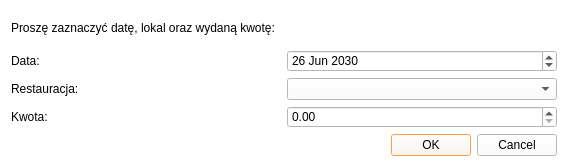
<?xml version="1.0" encoding="UTF-8"?>
<ui version="4.0">
 <class>DialogFreeTime</class>
 <widget class="QDialog" name="DialogFreeTime">
  <property name="geometry">
   <rect>
    <x>0</x>
    <y>0</y>
    <width>568</width>
    <height>167</height>
   </rect>
  </property>
  <property name="windowTitle">
   <string>Dialog</string>
  </property>
  <property name="styleSheet">
   <string notr="true">background-color: rgb(255, 255, 255);
selection-background-color: rgb(245, 121, 0);</string>
  </property>
  <layout class="QVBoxLayout" name="verticalLayout">
   <item>
    <widget class="QLabel" name="label">
     <property name="text">
      <string>Proszę zaznaczyć datę, lokal oraz wydaną kwotę: </string>
     </property>
    </widget>
   </item>
   <item>
    <layout class="QHBoxLayout" name="horizontalLayout_2">
     <item>
      <widget class="QLabel" name="label_2">
       <property name="text">
        <string>Data: </string>
       </property>
      </widget>
     </item>
     <item>
      <widget class="QDateEdit" name="dateEdit">
       <property name="date">
        <date>
         <year>2030</year>
         <month>6</month>
         <day>26</day>
        </date>
       </property>
      </widget>
     </item>
    </layout>
   </item>
   <item>
    <layout class="QHBoxLayout" name="horizontalLayout_3">
     <item>
      <widget class="QLabel" name="label_3">
       <property name="text">
        <string>Restauracja:</string>
       </property>
      </widget>
     </item>
     <item>
      <widget class="QComboBox" name="comboBox">
       <property name="styleSheet">
        <string notr="true"/>
       </property>
      </widget>
     </item>
    </layout>
   </item>
   <item>
    <layout class="QHBoxLayout" name="horizontalLayout">
     <item>
      <widget class="QLabel" name="label_4">
       <property name="text">
        <string>Kwota: </string>
       </property>
      </widget>
     </item>
     <item>
      <widget class="QDoubleSpinBox" name="doubleSpinBox">
       <property name="maximum">
        <double>99999999999999991611392.000000000000000</double>
       </property>
      </widget>
     </item>
    </layout>
   </item>
   <item>
    <layout class="QHBoxLayout" name="horizontalLayout_4">
     <item>
      <spacer name="horizontalSpacer">
       <property name="orientation">
        <enum>Qt::Horizontal</enum>
       </property>
       <property name="sizeHint" stdset="0">
        <size>
         <width>348</width>
         <height>20</height>
        </size>
       </property>
      </spacer>
     </item>
     <item>
      <widget class="QDialogButtonBox" name="buttonBox">
       <property name="orientation">
        <enum>Qt::Horizontal</enum>
       </property>
       <property name="standardButtons">
        <set>QDialogButtonBox::Cancel|QDialogButtonBox::Ok</set>
       </property>
      </widget>
     </item>
    </layout>
   </item>
  </layout>
 </widget>
 <resources/>
 <connections>
  <connection>
   <sender>buttonBox</sender>
   <signal>accepted()</signal>
   <receiver>DialogFreeTime</receiver>
   <slot>accept()</slot>
   <hints>
    <hint type="sourcelabel">
     <x>248</x>
     <y>254</y>
    </hint>
    <hint type="destinationlabel">
     <x>157</x>
     <y>274</y>
    </hint>
   </hints>
  </connection>
  <connection>
   <sender>buttonBox</sender>
   <signal>rejected()</signal>
   <receiver>DialogFreeTime</receiver>
   <slot>reject()</slot>
   <hints>
    <hint type="sourcelabel">
     <x>316</x>
     <y>260</y>
    </hint>
    <hint type="destinationlabel">
     <x>286</x>
     <y>274</y>
    </hint>
   </hints>
  </connection>
 </connections>
</ui>
